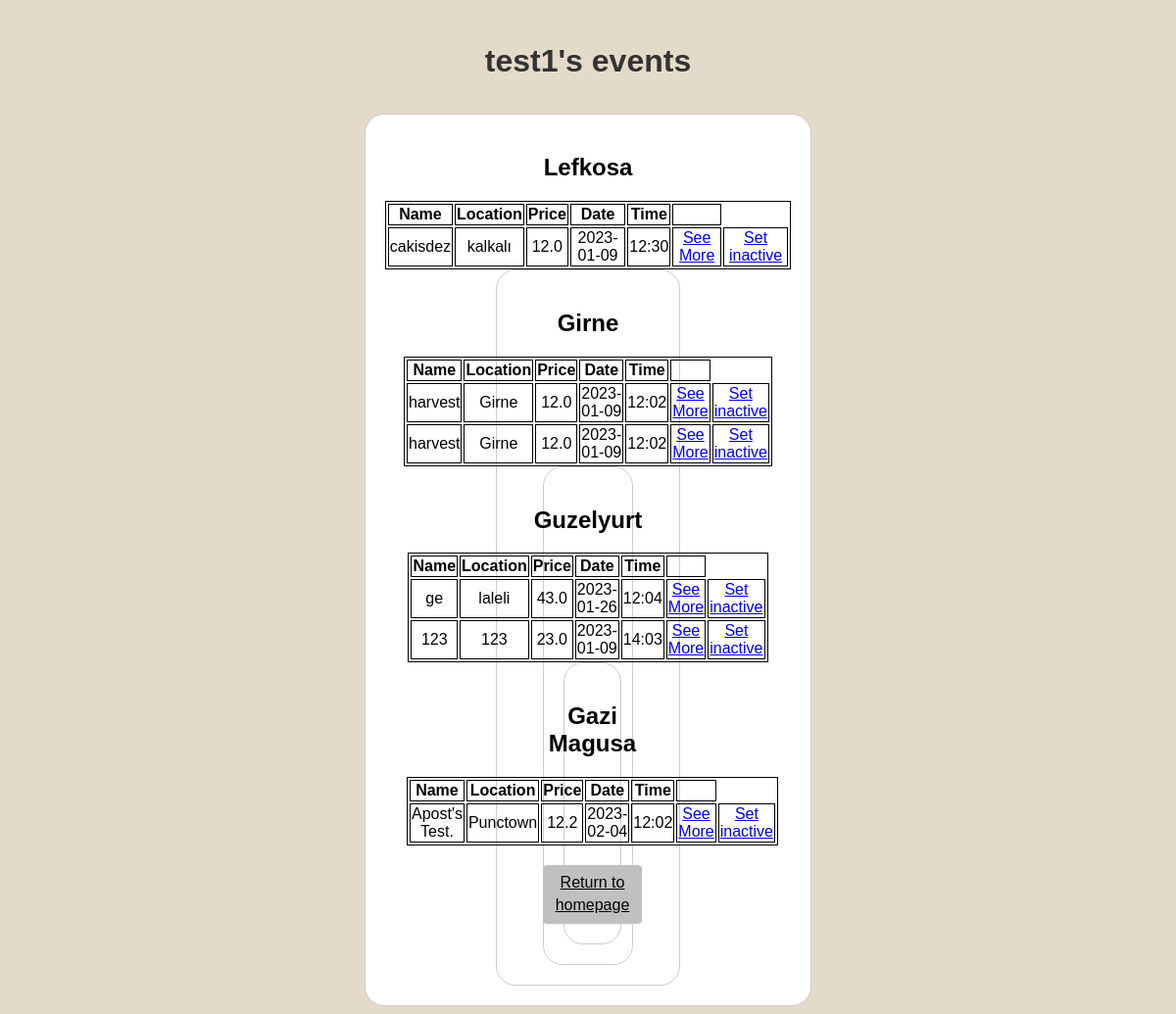
Screenshot of /ownedevents (signed in) with the database file from the repository.
### tables this page shows
CREATE TABLE city(cityID INTEGER PRIMARY KEY AUTOINCREMENT, cityname TEXT);

CREATE TABLE "event"
(
    eventid     INTEGER
        primary key autoincrement,
    name        TEXT,
    description TEXT,
    price       FLOAT,
    date        DATE,
    time        TIME,
    isActive    BOOLEAN,
    location    TEXT,
    cityID      INTEGER
        references city,
    username    TEXT
        references user
);

### main.py (the view)
@app.route("/ownedevents")
def ownEvents():
    conn = sqlite3.connect("eventwebsite.db")
    c = conn.cursor()
    c.execute("SELECT * FROM city ORDER BY cityID")
    rows = c.fetchall()
    cities = {}
    for nameTuple in rows:
        cities[nameTuple[0]] = {
            "cityName": str(nameTuple[1]),
            "noOfEvents": 0,
            "events": []
        }
    c.execute("SELECT event.*,c.cityname FROM event JOIN city c on c.cityID = event.cityID AND event.isActive!=0 WHERE username=(?) ORDER BY date DESC",(str(session["username"]),))
    rows = c.fetchall()
    for tupleInfo in rows:
        if tupleInfo[8] in cities:
            cities[tupleInfo[8]]["noOfEvents"] += 1
            cities[tupleInfo[8]]["events"].append({
                "eventid":tupleInfo[0],
                "name":tupleInfo[1],
                "description":tupleInfo[2],
                "price":tupleInfo[3],
                "date":tupleInfo[4],
                "time":tupleInfo[5],
                "isActive":tupleInfo[6],
                "location":tupleInfo[7],
            })
    if 'username' in session:
        return render_template("ownedevents.html", username=session['username'],cityInfo=cities)
    else:
        return redirect(url_for('index'))

### templates/ownedevents.html (shortened to what this page needs)
<!DOCTYPE html>
<html lang="en">
<head>
    <link rel="stylesheet" href="/static/style.css">
</head>
<body>
<h1>{{username}}'s events</h1>
{% for a in cityInfo %}
{% if cityInfo[a]["noOfEvents"]>0 %}
<div class="table">
<h2 class="cityName">{{ cityInfo[a]["cityName"] }}</h2>
<table id={{ a }} >
    <tr>
        <th>Name</th>
        <th>Location</th>
        <th>Price</th>
        <th>Date</th>
        <th>Time</th>
        <th></th>
    </tr>
    {% for event in cityInfo[a]["events"] %}
    <tr>
        <td>{{ event["name"] }}</td>
        <td>{{ event["location"] }}</td>
        <td>{{ event["price"] }}</td>
        <td>{{ event["date"] }}</td>
        <td>{{ event["time"] }}</td>
        <td><a href="{{ url_for('eventInfo', id=event['eventid']) }}">See More</a></td>
        <td><a href="{{ url_for('setInactive', id=event['eventid']) }}">Set inactive</a></td>
    </tr>
    {% endfor %}
</table>
{%endif%}
{%endfor%}
<a href="{{ url_for('index') }}" class="btn">Return to homepage</a>
</div>
</body>
</html>

### static/style.css (style rules this page uses)
body { font-family: Arial, sans-serif; background-color: #e3dac9; }
h1 { font-size: 32px; font-weight: bold; color: #333; margin: 0; padding: 3%; text-align: center; }
.cityName { font-weight: bold; }
table, th, td { border:1px solid black; }
.table { width: 35%; margin: 0 auto; background-color: white; border: 1px solid #ccc; border-radius: 20px; padding: 20px; text-align: center; justify-items: center; }
.btn { color: black; background-color: #C0C0C0; display: inline-block; border: 1px solid transparent; padding: 6px 12px; line-height: 1.42857143; border-radius: 5%; text-align: center; }

### rows the page displays
city: cityname "Lefkosa"
event: name "cakisdez", location "kalkalı", price "12.0", date "2023-01-09", time "12:30"
city: cityname "Girne"
event: name "harvest", location "Girne", price "12.0", date "2023-01-09", time "12:02"
event: name "harvest", location "Girne", price "12.0", date "2023-01-09", time "12:02"
city: cityname "Guzelyurt"
event: name "ge", location "laleli", price "43.0", date "2023-01-26", time "12:04"
event: name "123", location "123", price "23.0", date "2023-01-09", time "14:03"
city: cityname "Gazi Magusa"
event: name "Apost's Test.", location "Punctown", price "12.2", date "2023-02-04", time "12:02"

### other values shown
{{ username }} "test1"
